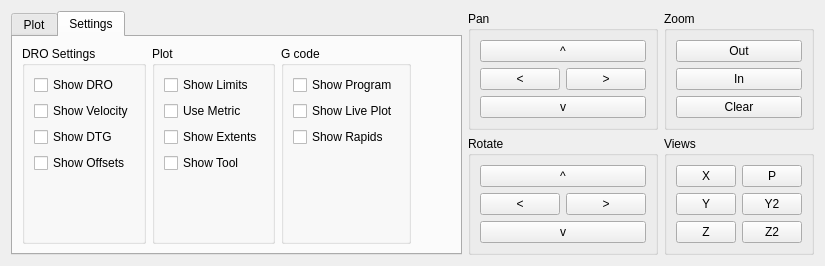
      <widget class="QWidget" name="tab_7">
       <attribute name="title">
        <string>Plot</string>
       </attribute>
       <layout class="QGridLayout" name="gridLayout_12">
        <item row="0" column="0" rowspan="2">
         <widget class="QTabWidget" name="tabWidget_2">
          <property name="currentIndex">
           <number>1</number>
          </property>
          <widget class="QWidget" name="tab_8">
           <attribute name="title">
            <string>Plot</string>
           </attribute>
           <layout class="QGridLayout" name="gridLayout_23">
            <item row="0" column="0">
             <widget class="QFrame" name="plot_widget">
              <property name="frameShape">
               <enum>QFrame::StyledPanel</enum>
              </property>
              <property name="frameShadow">
               <enum>QFrame::Raised</enum>
              </property>
             </widget>
            </item>
           </layout>
          </widget>
          <widget class="QWidget" name="tab_9">
           <attribute name="title">
            <string>Settings</string>
           </attribute>
           <layout class="QGridLayout" name="gridLayout_24">
            <item row="0" column="1">
             <widget class="QGroupBox" name="groupBox_4">
              <property name="title">
               <string>Plot</string>
              </property>
              <layout class="QGridLayout" name="gridLayout_26">
               <item row="1" column="0">
                <widget class="QCheckBox" name="view_limits_cb">
                 <property name="text">
                  <string>Show Limits</string>
                 </property>
                </widget>
               </item>
               <item row="5" column="0">
                <spacer name="verticalSpacer_3">
                 <property name="orientation">
                  <enum>Qt::Vertical</enum>
                 </property>
                 <property name="sizeHint" stdset="0">
                  <size>
                   <width>20</width>
                   <height>40</height>
                  </size>
                 </property>
                </spacer>
               </item>
               <item row="3" column="0">
                <widget class="QCheckBox" name="view_extents_option_cb">
                 <property name="text">
                  <string>Show Extents</string>
                 </property>
                </widget>
               </item>
               <item row="2" column="0">
                <widget class="QCheckBox" name="view_metric_units_cb">
                 <property name="text">
                  <string>Use Metric</string>
                 </property>
                </widget>
               </item>
               <item row="4" column="0">
                <widget class="QCheckBox" name="view_tool_cb">
                 <property name="text">
                  <string>Show Tool</string>
                 </property>
                </widget>
               </item>
              </layout>
             </widget>
            </item>
            <item row="0" column="3">
             <spacer name="horizontalSpacer_2">
              <property name="orientation">
               <enum>Qt::Horizontal</enum>
              </property>
              <property name="sizeHint" stdset="0">
               <size>
                <width>40</width>
                <height>20</height>
               </size>
              </property>
             </spacer>
            </item>
            <item row="0" column="0">
             <widget class="QGroupBox" name="groupBox_3">
              <property name="title">
               <string>DRO Settings</string>
              </property>
              <layout class="QGridLayout" name="gridLayout_25">
               <item row="4" column="0">
                <spacer name="verticalSpacer_2">
                 <property name="orientation">
                  <enum>Qt::Vertical</enum>
                 </property>
                 <property name="sizeHint" stdset="0">
                  <size>
                   <width>20</width>
                   <height>40</height>
                  </size>
                 </property>
                </spacer>
               </item>
               <item row="1" column="0">
                <widget class="QCheckBox" name="view_velocity_cb">
                 <property name="text">
                  <string>Show Velocity</string>
                 </property>
                </widget>
               </item>
               <item row="0" column="0">
                <widget class="QCheckBox" name="view_dro_cb">
                 <property name="text">
                  <string>Show DRO</string>
                 </property>
                </widget>
               </item>
               <item row="2" column="0">
                <widget class="QCheckBox" name="view_dtg_cb">
                 <property name="text">
                  <string>Show DTG</string>
                 </property>
                </widget>
               </item>
               <item row="3" column="0">
                <widget class="QCheckBox" name="view_offsets_cb">
                 <property name="text">
                  <string>Show Offsets</string>
                 </property>
                </widget>
               </item>
              </layout>
             </widget>
            </item>
            <item row="0" column="2">
             <widget class="QGroupBox" name="groupBox_5">
              <property name="title">
               <string>G code</string>
              </property>
              <layout class="QGridLayout" name="gridLayout_27">
               <item row="0" column="0">
                <widget class="QCheckBox" name="view_program_cb">
                 <property name="text">
                  <string>Show Program</string>
                 </property>
                </widget>
               </item>
               <item row="3" column="0">
                <spacer name="verticalSpacer_4">
                 <property name="orientation">
                  <enum>Qt::Vertical</enum>
                 </property>
                 <property name="sizeHint" stdset="0">
                  <size>
                   <width>20</width>
                   <height>40</height>
                  </size>
                 </property>
                </spacer>
               </item>
               <item row="2" column="0">
                <widget class="QCheckBox" name="view_rapids_cb">
                 <property name="text">
                  <string>Show Rapids</string>
                 </property>
                </widget>
               </item>
               <item row="1" column="0">
                <widget class="QCheckBox" name="view_live_plot_cb">
                 <property name="text">
                  <string>Show Live Plot</string>
                 </property>
                </widget>
               </item>
              </layout>
             </widget>
            </item>
           </layout>
          </widget>
         </widget>
        </item>
        <item row="0" column="1">
         <widget class="QGroupBox" name="groupBox_6">
          <property name="sizePolicy">
           <sizepolicy hsizetype="Minimum" vsizetype="Preferred">
            <horstretch>0</horstretch>
            <verstretch>0</verstretch>
           </sizepolicy>
          </property>
          <property name="title">
           <string>Pan</string>
          </property>
          <layout class="QGridLayout" name="gridLayout_28">
           <item row="0" column="0" colspan="2">
            <widget class="QPushButton" name="view_pan_up_pb">
             <property name="text">
              <string>^</string>
             </property>
            </widget>
           </item>
           <item row="1" column="1">
            <widget class="QPushButton" name="view_pan_right_pb">
             <property name="text">
              <string>&gt;</string>
             </property>
            </widget>
           </item>
           <item row="2" column="0" colspan="2">
            <widget class="QPushButton" name="view_pan_down_pb">
             <property name="text">
              <string>v</string>
             </property>
            </widget>
           </item>
           <item row="1" column="0">
            <widget class="QPushButton" name="view_pan_left_pb">
             <property name="text">
              <string>&lt;</string>
             </property>
            </widget>
           </item>
          </layout>
         </widget>
        </item>
        <item row="1" column="1">
         <widget class="QGroupBox" name="groupBox_7">
          <property name="title">
           <string>Rotate</string>
          </property>
          <layout class="QGridLayout" name="gridLayout_29">
           <item row="0" column="0" colspan="2">
            <widget class="QPushButton" name="view_rotate_up_pb">
             <property name="text">
              <string>^</string>
             </property>
            </widget>
           </item>
           <item row="1" column="0">
            <widget class="QPushButton" name="view_rotate_left_pb">
             <property name="text">
              <string>&lt;</string>
             </property>
            </widget>
           </item>
           <item row="1" column="1">
            <widget class="QPushButton" name="view_rotate_right_pb">
             <property name="text">
              <string>&gt;</string>
             </property>
            </widget>
           </item>
           <item row="2" column="0" colspan="2">
            <widget class="QPushButton" name="view_rotate_down_pb">
             <property name="text">
              <string>v</string>
             </property>
            </widget>
           </item>
          </layout>
         </widget>
        </item>
        <item row="1" column="2">
         <widget class="QGroupBox" name="groupBox_14">
          <property name="sizePolicy">
           <sizepolicy hsizetype="Minimum" vsizetype="Preferred">
            <horstretch>0</horstretch>
            <verstretch>0</verstretch>
           </sizepolicy>
          </property>
          <property name="maximumSize">
           <size>
            <width>150</width>
            <height>16777215</height>
           </size>
          </property>
          <property name="title">
           <string>Views</string>
          </property>
          <layout class="QGridLayout" name="gridLayout_22">
           <item row="3" column="1">
            <widget class="QPushButton" name="view_z2_pb">
             <property name="text">
              <string>Z2</string>
             </property>
            </widget>
           </item>
           <item row="2" column="1">
            <widget class="QPushButton" name="view_y2_pb">
             <property name="text">
              <string>Y2</string>
             </property>
            </widget>
           </item>
           <item row="3" column="0">
            <widget class="QPushButton" name="view_z_pb">
             <property name="text">
              <string>Z</string>
             </property>
            </widget>
           </item>
           <item row="2" column="0">
            <widget class="QPushButton" name="view_y_pb">
             <property name="text">
              <string>Y</string>
             </property>
            </widget>
           </item>
           <item row="1" column="0">
            <widget class="QPushButton" name="view_x_pb">
             <property name="text">
              <string>X</string>
             </property>
            </widget>
           </item>
           <item row="1" column="1">
            <widget class="QPushButton" name="view_p_pb">
             <property name="text">
              <string>P</string>
             </property>
            </widget>
           </item>
          </layout>
         </widget>
        </item>
        <item row="0" column="2">
         <widget class="QGroupBox" name="groupBox_8">
          <property name="title">
           <string>Zoom</string>
          </property>
          <layout class="QGridLayout" name="gridLayout_30">
           <item row="0" column="0">
            <widget class="QPushButton" name="view_zoom_out_pb">
             <property name="text">
              <string>Out</string>
             </property>
            </widget>
           </item>
           <item row="1" column="0">
            <widget class="QPushButton" name="view_zoom_in_pb">
             <property name="text">
              <string>In</string>
             </property>
            </widget>
           </item>
           <item row="2" column="0">
            <widget class="QPushButton" name="view_clear_pb">
             <property name="text">
              <string>Clear</string>
             </property>
            </widget>
           </item>
          </layout>
         </widget>
        </item>
       </layout>
      </widget>
